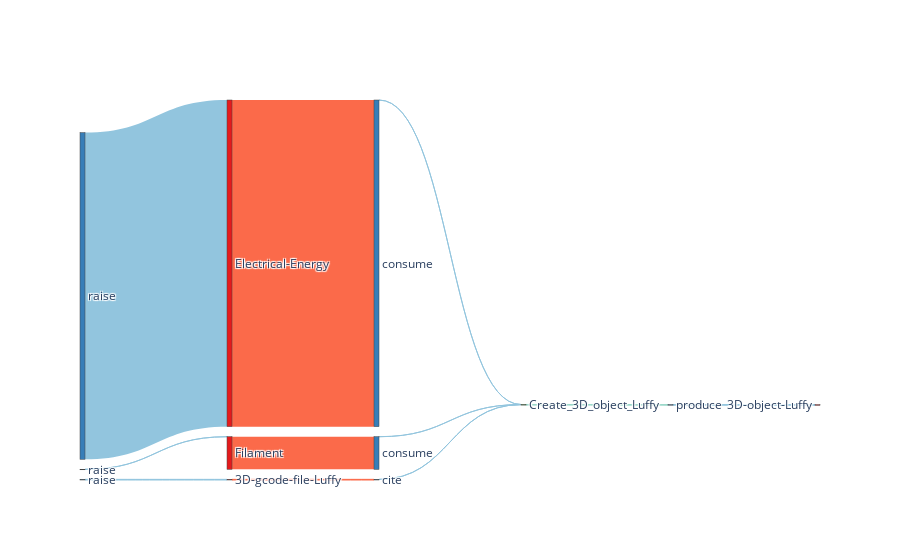

Notebook code for this chart:
### Markdown cell above
### Visualize Supply Chain with Sankey Diagram

### Code cell
labels = []
sources = []
targets = []
values = []
color_nodes = []
color_links = []
assigned = {}
vis_dpp(tot_dpp[0], count=0, assigned=assigned, labels=labels, targets=targets, sources=sources, values=values, color_nodes=color_nodes, color_links=color_links)
sources, targets = consol_trace(assigned, sources, targets)
make_sankey(sources, targets, labels, values, color_nodes, color_links)

### Figure 1 — Plotly figure (JSON) as saved in the notebook; plotly's stock layout.template omitted (floating-point values rounded to 4 significant figures)
{"data": [{"link": {"color": ["#92c5de", "#99d8c9", "#92c5de", "#fb6a4a", "#92c5de", "#92c5de", "#fb6a4a", "#92c5de", "#92c5de", "#fb6a4a", "#92c5de"], "source": [1, 2, 3, 4, 5, 6, 7, 8, 9, 10, 11], "target": [0, 1, 2, 3, 4, 2, 6, 7, 2, 9, 10], "value": [1, 1, 0.1, 1, 1, 0.1, 500, 500, 0.1, 50, 0.1]}, "node": {"color": ["#e41a1c", "#377eb8", "#4daf4a", "#377eb8", "#e41a1c", "#377eb8", "#377eb8", "#e41a1c", "#377eb8", "#377eb8", "#e41a1c", "#377eb8"], "label": ["3D-object-Luffy", "produce", "Create_3D_object_Luffy", "cite", "3D-gcode-file-Luffy", "raise", "consume", "Electrical-Energy", "raise", "consume", "Filament", "raise"], "pad": 10, "thickness": 5}, "type": "sankey"}], "layout": {}}
